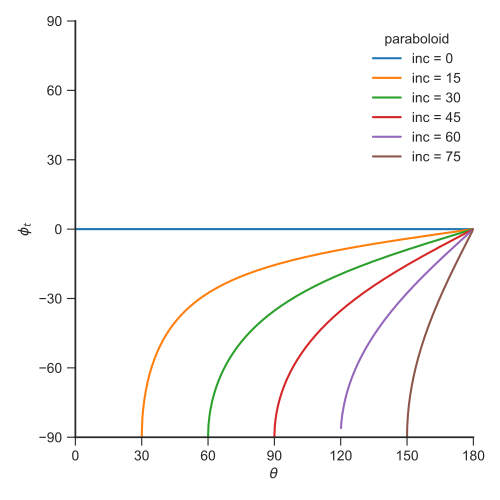

Here is the Python script that generated this plot:
import sys
import numpy as np
from matplotlib import pyplot as plt
import seaborn as sns
from bow_projection import sin_phi_t, paraboloid_R_theta, theta_infinity, theta_0_90

figfile = sys.argv[0].replace('.py', '.pdf')

sns.set_style('ticks')
fig, ax = plt.subplots(figsize=(5, 5))

inclinations = [0, 15, 30, 45, 60, 75]
colors = sns.color_palette(n_colors=len(inclinations))
th_inf = theta_infinity(paraboloid_R_theta)
for inc_dg, color in zip(inclinations, colors):
    inc = np.radians(inc_dg)
    th0, th90 = theta_0_90(inc, paraboloid_R_theta)
    th = np.linspace(th0, th_inf, 501)
    th_dg = np.degrees(th)
    print("theta:", th_dg, file=sys.stderr)
    sphit = sin_phi_t(th, inc, paraboloid_R_theta)
    print("sphit:", sphit, file=sys.stderr)
    phit_dg = np.degrees(np.arcsin(sphit))
    print("phi:", phit_dg, file=sys.stderr)
    ax.plot(th_dg, phit_dg, label=f"inc = {inc_dg:d}", color=color)

ax.legend(title="paraboloid")
ax.set(
    xlabel=r"$\theta$",
    ylabel=r"$\phi_t$",
    xlim=[0, 180],
    ylim=[-90, 90],
    xticks=[0, 30, 60, 90, 120, 150, 180],
    yticks=[-90, -60, -30, 0, 30, 60, 90],
)
sns.despine()
fig.tight_layout()
fig.savefig(figfile)
print(figfile, end='')
